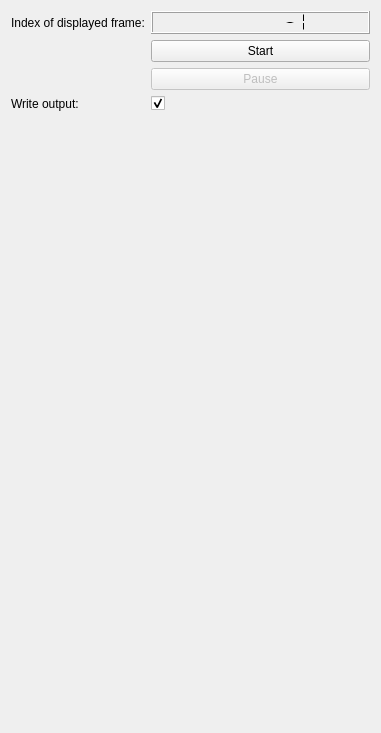
<?xml version="1.0" encoding="UTF-8"?>
<ui version="4.0">
 <class>ControlPane</class>
 <widget class="QWidget" name="ControlPane">
  <property name="geometry">
   <rect>
    <x>0</x>
    <y>0</y>
    <width>381</width>
    <height>733</height>
   </rect>
  </property>
  <property name="windowTitle">
   <string>Control Pane</string>
  </property>
  <layout class="QFormLayout" name="formLayout">
   <property name="fieldGrowthPolicy">
    <enum>QFormLayout::AllNonFixedFieldsGrow</enum>
   </property>
   <item row="0" column="0">
    <widget class="QLabel" name="label">
     <property name="text">
      <string>Index of displayed frame:</string>
     </property>
    </widget>
   </item>
   <item row="0" column="1">
    <widget class="QLCDNumber" name="frame_index_widget">
     <property name="digitCount">
      <number>9</number>
     </property>
     <property name="segmentStyle">
      <enum>QLCDNumber::Flat</enum>
     </property>
     <property name="intValue" stdset="0">
      <number>-1</number>
     </property>
    </widget>
   </item>
   <item row="1" column="1">
    <widget class="QPushButton" name="start_stop_button">
     <property name="text">
      <string>Start</string>
     </property>
    </widget>
   </item>
   <item row="2" column="1">
    <widget class="QPushButton" name="pause_resume_button">
     <property name="enabled">
      <bool>false</bool>
     </property>
     <property name="text">
      <string>Pause</string>
     </property>
    </widget>
   </item>
   <item row="3" column="0">
    <widget class="QLabel" name="label_2">
     <property name="text">
      <string>Write output:</string>
     </property>
    </widget>
   </item>
   <item row="3" column="1">
    <widget class="QCheckBox" name="write_output_checkbox">
     <property name="text">
      <string/>
     </property>
     <property name="checked">
      <bool>true</bool>
     </property>
    </widget>
   </item>
   <item row="4" column="0" colspan="2">
    <widget class="QLabel" name="status_label">
     <property name="enabled">
      <bool>true</bool>
     </property>
     <property name="font">
      <font>
       <pointsize>18</pointsize>
      </font>
     </property>
     <property name="text">
      <string/>
     </property>
     <property name="textFormat">
      <enum>Qt::RichText</enum>
     </property>
     <property name="alignment">
      <set>Qt::AlignCenter</set>
     </property>
    </widget>
   </item>
  </layout>
 </widget>
 <resources/>
 <connections/>
</ui>
